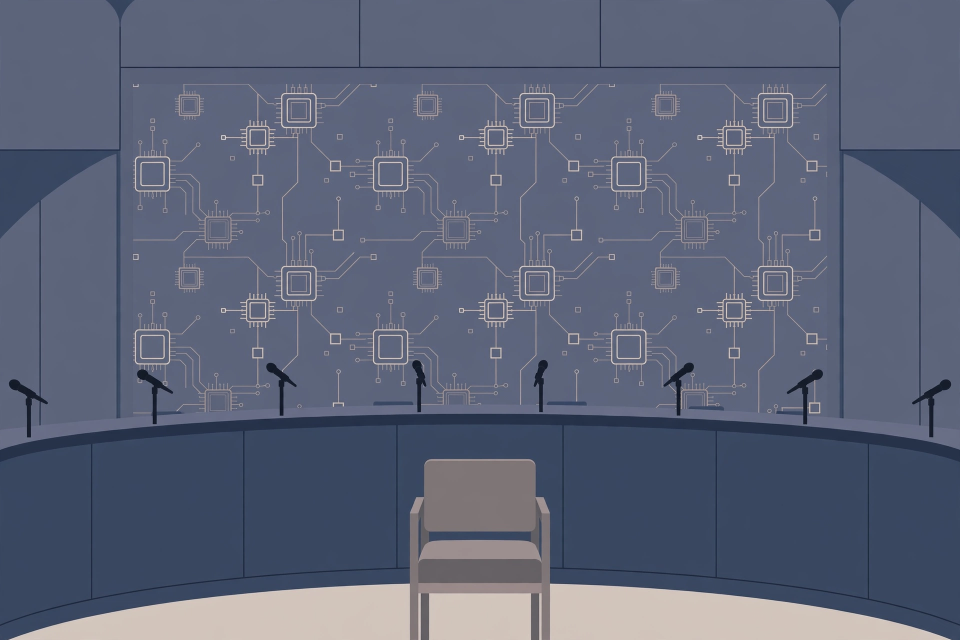
#> input picture panels/media-generation-panel-a-senate-0-99cf2be2-771e-41a8-9597-3e32c7f5d0d5.webp, 1920 x 1280 px (shown at 1/2 size); its folder holds 4 pictures in this run
$ python compose.py
#> lines starting #> are read from the running program, lines starting #| are printed output that depends on the picture
#!/usr/bin/env python3
"""Compose the news-image-01 entry: 6 illustrated panels + PIL-rendered captions.

Canvas 1024x1024, navy header, 2 rows x 3 panels. Panel art is AI-generated
flat editorial illustration (no text in the art); every word on the image is
rendered here by PIL in DejaVu Sans Bold, so captions are crisp real text.
"""
import os
from PIL import Image, ImageDraw, ImageFont, ImageOps

HERE = os.path.dirname(os.path.abspath(__file__))
PANELS_DIR = os.path.join(HERE, "panels")

NAVY = (20, 38, 74)
GOLD = (201, 162, 39)
BG = (247, 244, 238)
INK = (20, 38, 74)

FONT_BOLD = "/usr/share/fonts/truetype/dejavu/DejaVuSans-Bold.ttf"

# (panel file stem, caption) — captions are the verified facts of 13 Nov 2026.
PANELS = [
    ("panel-a-senate", "SENATE SUMMONS EX-NVIDIA CEO"),
    ("panel-b-warship", "DRONE HITS RUSSIAN WARSHIP"),
    ("panel-c-radar", "IRAN SAYS IT HIT US RADAR IN BAHRAIN"),
    ("panel-d-hack", "FBI: N. KOREA $400M CRYPTO HACK"),
    ("panel-e-deportations", "US DEPORTATIONS HIT RECORD 483,200"),
    ("panel-f-kane", "KANE BREAKS ENGLAND CAPS RECORD"),
]


def find_panel(stem):
    for name in sorted(os.listdir(PANELS_DIR)):
        if name.startswith("media-generation-" + stem) and name.endswith(".webp"):
            return os.path.join(PANELS_DIR, name)
    raise FileNotFoundError(stem)


def wrap_caption(draw, text, font, max_width):
    """Greedy word wrap; returns at most 2 lines (shrinks font if needed)."""
    words = text.split()
    lines, cur = [], ""
    for w in words:
        trial = (cur + " " + w).strip()
        if draw.textlength(trial, font=font) <= max_width:
            cur = trial
        else:
            lines.append(cur)
            cur = w
    if cur:
        lines.append(cur)
    return lines


def main():
    W = H = 1024
    img = Image.new("RGB", (W, H), BG)
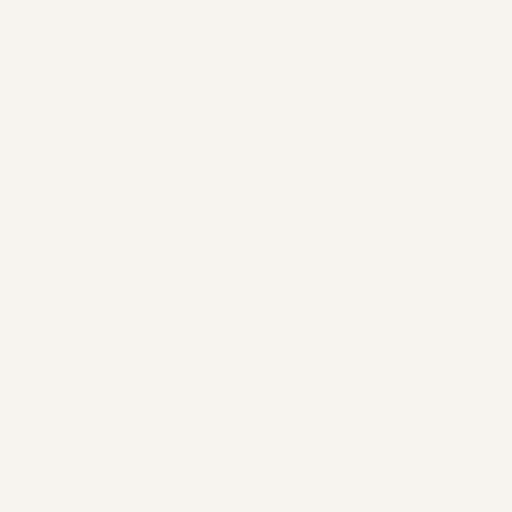
#> img: PIL image 1024x1024 RGB (shown at 1/2 size); mean R, G, B 247, 244, 238
    draw = ImageDraw.Draw(img)

    # Header bar
    draw.rectangle([0, 0, W, 100], fill=NAVY)
    draw.rectangle([0, 100, W, 104], fill=GOLD)
    title_font = ImageFont.truetype(FONT_BOLD, 50)
    date_font = ImageFont.truetype(FONT_BOLD, 26)
    draw.text((24, 50), "WORLD NEWS", font=title_font, fill=(255, 255, 255),
              anchor="lm")
    date = "FRIDAY 13 NOVEMBER 2026"
    draw.text((W - 24, 50), date, font=date_font, fill=(255, 255, 255),
              anchor="rm")

    # Grid: 3 cols x 2 rows
    margin, gutter = 16, 12
    top, bottom = 120, 1008
    col_w = (W - 2 * margin - 2 * gutter) // 3
    row_h = (bottom - top - gutter) // 2
    img_h = row_h - 104  # caption strip below each illustration

    cap_font = ImageFont.truetype(FONT_BOLD, 23)
    for i, (stem, caption) in enumerate(PANELS):
        col, row = i % 3, i // 3
        x0 = margin + col * (col_w + gutter)
        y0 = top + row * (row_h + gutter)

        art = Image.open(find_panel(stem)).convert("RGB")
#> art is the input picture: PIL image 1920x1280 RGB; mean R, G, B 92.1, 99.2, 119.6
        art = ImageOps.fit(art, (col_w, img_h), Image.LANCZOS)
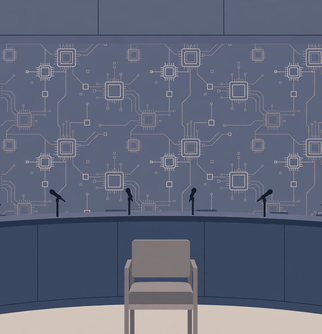
#> art: PIL image 322x334 RGB; mean R, G, B 96.8, 102.8, 122.3
        img.paste(art, (x0, y0))
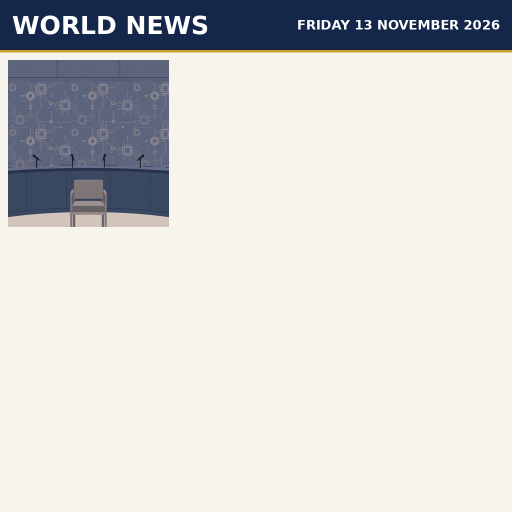
#> img: PIL image 1024x1024 RGB (shown at 1/2 size); mean R, G, B 211.6, 211.2, 211
        # thin navy frame around the illustration
        draw.rectangle([x0, y0, x0 + col_w - 1, y0 + img_h - 1],
                       outline=NAVY, width=2)

        lines = None
        font = None
        for size in range(23, 17, -1):
            f = ImageFont.truetype(FONT_BOLD, size)
            cand = wrap_caption(draw, caption, f, col_w - 16)
            if len(cand) <= 2:
                lines, font = cand, f
                break
#> this loop made 1 pass
#> cand on pass 1: ['SENATE SUMMONS', 'EX-NVIDIA CEO']
        assert lines is not None, caption
        line_h = font.size + 7
#> line_h = 30
        block_h = len(lines) * line_h
#> block_h = 60
        cy = y0 + img_h + (104 - block_h) // 2
#> cy = 476
        for j, ln in enumerate(lines):
            draw.text((x0 + col_w // 2, cy + j * line_h + line_h // 2),
                      ln, font=font, fill=INK, anchor="mm")
#> this loop made 2 passes
#> pass 2 of the loop in main, `for i, (stem, caption) in enumerate(PANELS):`:
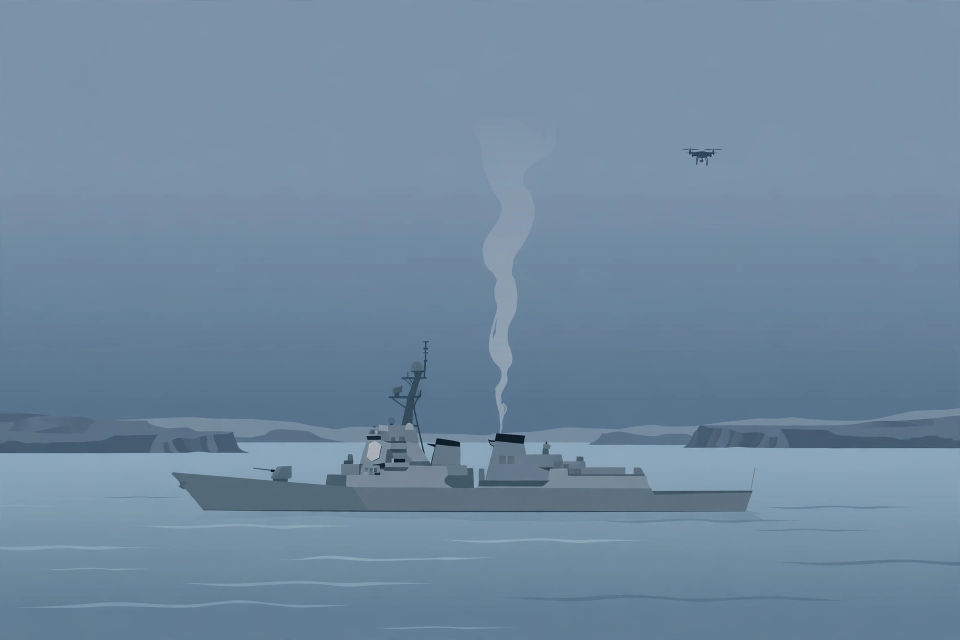
#> input picture panels/media-generation-panel-b-warship-0-e0907e21-9f90-4233-aef3-b2475e0e03fd.webp, 1920 x 1280 px (shown at 1/2 size)
#> in main, art is the input picture: PIL image 1920x1280 RGB; mean R, G, B 111.8, 136.8, 158.5
#> in main, `art = ImageOps.fit(art, (col_w, img_h), Image.LANCZOS)`:
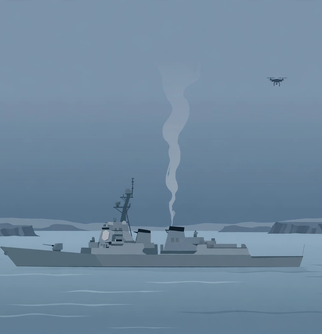
#> art: PIL image 322x334 RGB; mean R, G, B 111.3, 136.2, 157.8
#> in main, `img.paste(art, (x0, y0))`:
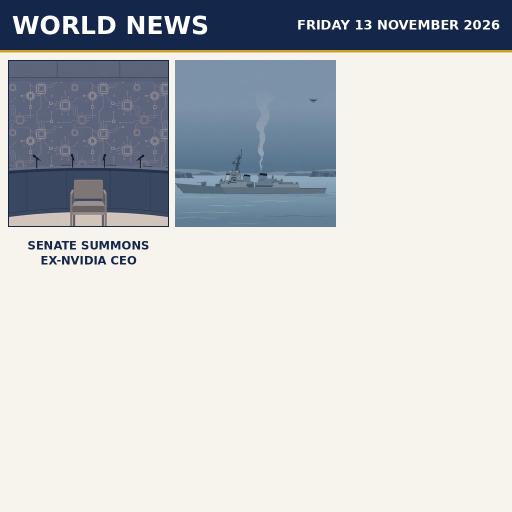
#> img: PIL image 1024x1024 RGB (shown at 1/2 size); mean R, G, B 196.7, 199.2, 202
#> the loop in main, `for size in range(23, 17, -1):` made 1 pass
#> the loop in main, `for j, ln in enumerate(lines):` made 2 passes
#> pass 3 of the loop in main, `for i, (stem, caption) in enumerate(PANELS):`:
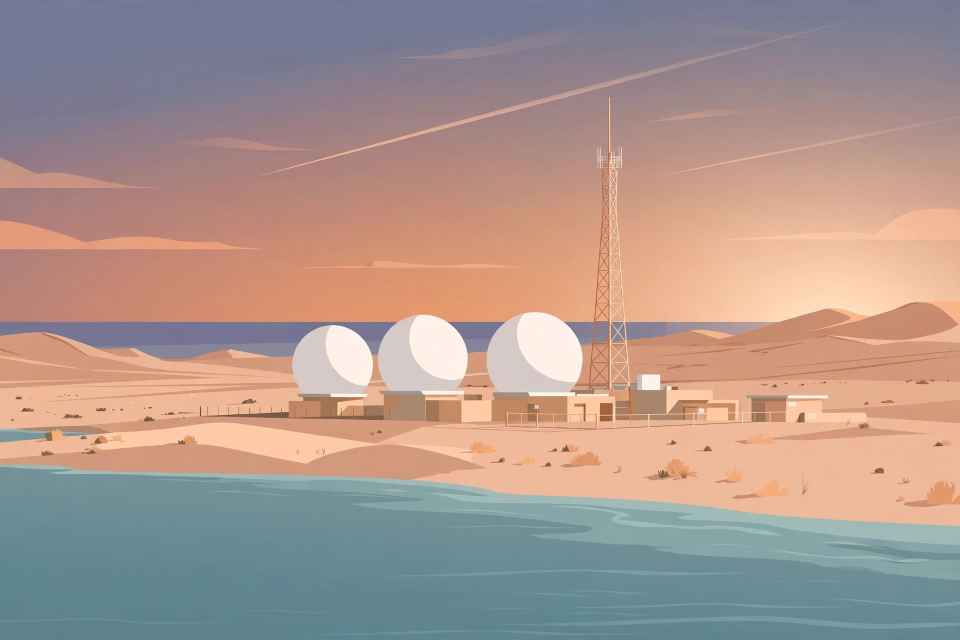
#> input picture panels/media-generation-panel-c-radar-0-d5ff67d0-a0d1-4d82-b30c-1b70e54ff426.webp, 1920 x 1280 px (shown at 1/2 size)
#> in main, art is the input picture: PIL image 1920x1280 RGB; mean R, G, B 171.5, 150.1, 142.5
#> in main, `art = ImageOps.fit(art, (col_w, img_h), Image.LANCZOS)`:
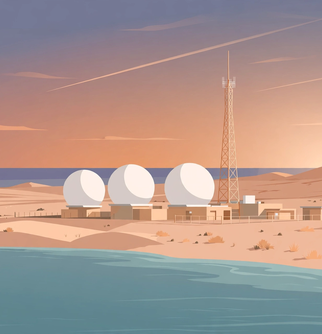
#> art: PIL image 322x334 RGB; mean R, G, B 171.6, 150.3, 142.3
#> in main, `img.paste(art, (x0, y0))`:
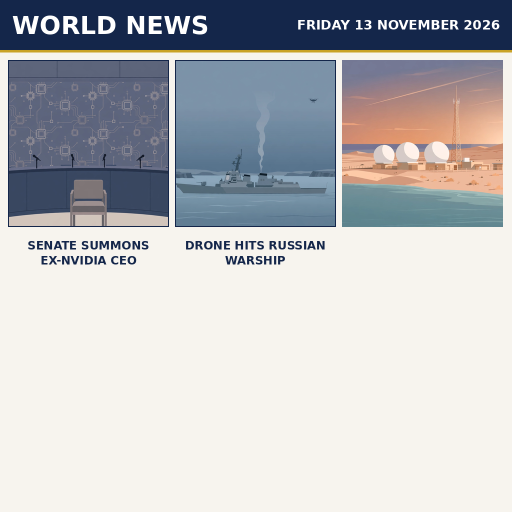
#> img: PIL image 1024x1024 RGB (shown at 1/2 size); mean R, G, B 188, 188.7, 191.5
#> the loop in main, `for size in range(23, 17, -1):` made 1 pass
#> the loop in main, `for j, ln in enumerate(lines):` made 2 passes
#> the loop made 5 passes; the first 3 are shown

    out = os.path.join(HERE, "entry.png")
    img.save(out, "PNG", optimize=True)
    print("wrote", out, os.path.getsize(out), "bytes")


if __name__ == "__main__":
#> (the run stopped early here; a loop or call above may not have finished)
